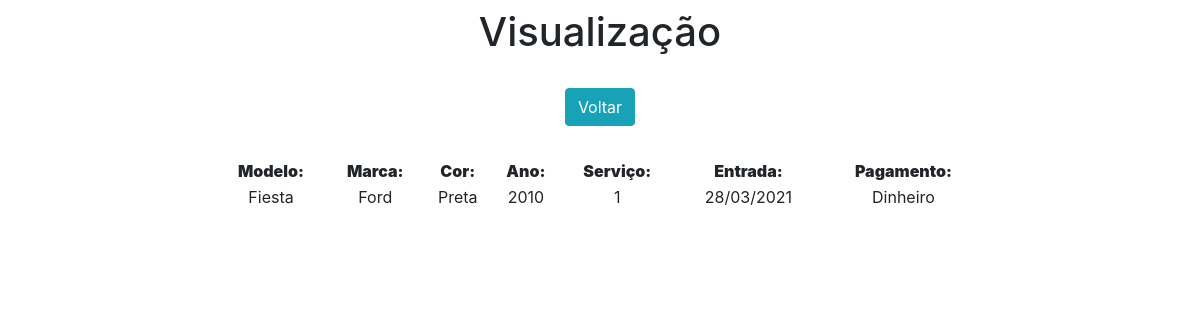
Screenshot of /view/1/ with the database file from the repository.
### app/models.py (models this page shows)
class Carros(models.Model):
    modelo = models.CharField(max_length=150)
    marca = models.CharField(max_length=100)
    cor = models.CharField(max_length=100)
    ano = models.IntegerField()
    servico = models.IntegerField()
    entrada = models.CharField(max_length=100)
    pagamento = models.CharField(max_length=100)

### app/views.py (the view)
# urls.py: path('view/<int:pk>/', view, name='view'),#parametro dinamico sendo passado
def view(request, pk): #recebendo o PK lá da URL
    data = {}
    data['db'] = Carros.objects.get(pk=pk)
    return render(request, 'view.html', data)

### app/templates/view.html (shortened to what this page needs)
<!DOCTYPE html>
<html lang="pt-br">
<head>
    <link rel="stylesheet" href="https://stackpath.bootstrapcdn.com/bootstrap/4.4.1/css/bootstrap.min.css">
</head>
<body>
    <div class="col-8 m-auto pt-2 pb-2 text-center">
        <h1>Visualização</h1>
    </div>
    <div class="col-8 m-auto pt-3 pb-2 text-center">
        <a href="/" class="btn btn-info">Voltar</a>
    </div>
    <div class="col-8 m-auto pt-4 pb-2 text-center">
        <table style="width:100%">
            <tr>
              <th><strong>Modelo: </strong></th>
              <th><strong>Marca: </strong></th>
              <th><strong>Cor: </strong></th>
              <th><strong>Ano: </strong></th>
              <th><strong>Serviço: </strong></th>
              <th><strong>Entrada: </strong></th>
              <th><strong>Pagamento: </strong></th>
            </tr>
            <tr>
              <td>{{db.modelo}}</td>
              <td>{{db.marca}}</td>
              <td>{{db.cor}}</td>
              <td>{{db.ano}}</td>
              <td>{{db.servico}}</td>
              <td>{{db.entrada}}</td>
              <td>{{db.pagamento}}</td>
            </tr>
        </table>
    </div>
</body>
</html>

### rows the page displays
Carros: modelo "Fiesta", marca "Ford", cor "Preta", ano "2010", servico "1", entrada "28/03/2021", pagamento "Dinheiro"
